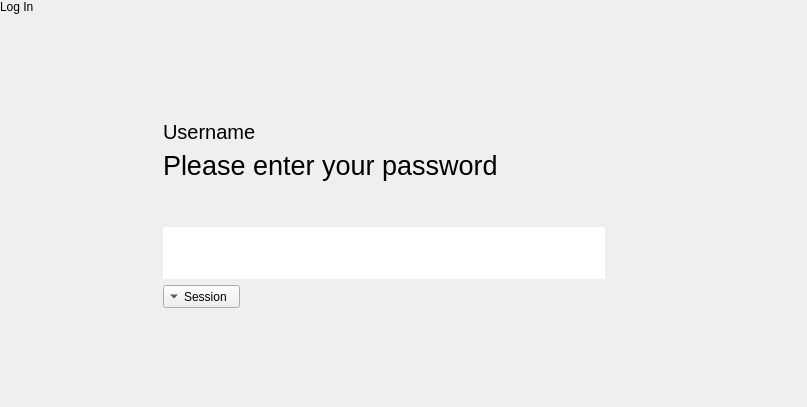
<?xml version="1.0" encoding="UTF-8"?>
<ui version="4.0">
 <class>PasswordPane</class>
 <widget class="QWidget" name="PasswordPane">
  <property name="geometry">
   <rect>
    <x>0</x>
    <y>0</y>
    <width>807</width>
    <height>407</height>
   </rect>
  </property>
  <property name="windowTitle">
   <string notr="true">Form</string>
  </property>
  <layout class="QGridLayout" name="gridLayout">
   <property name="leftMargin">
    <number>0</number>
   </property>
   <property name="topMargin">
    <number>0</number>
   </property>
   <property name="rightMargin">
    <number>0</number>
   </property>
   <property name="bottomMargin">
    <number>0</number>
   </property>
   <property name="horizontalSpacing">
    <number>0</number>
   </property>
   <item row="2" column="1">
    <widget class="QFrame" name="lockFrame">
     <property name="minimumSize">
      <size>
       <width>500</width>
       <height>0</height>
      </size>
     </property>
     <property name="autoFillBackground">
      <bool>false</bool>
     </property>
     <property name="frameShape">
      <enum>QFrame::NoFrame</enum>
     </property>
     <property name="frameShadow">
      <enum>QFrame::Plain</enum>
     </property>
     <property name="lineWidth">
      <number>0</number>
     </property>
     <layout class="QVBoxLayout" name="verticalLayout_2">
      <item>
       <widget class="QLabel" name="usernameLabel">
        <property name="font">
         <font>
          <pointsize>15</pointsize>
         </font>
        </property>
        <property name="text">
         <string notr="true">Username</string>
        </property>
        <property name="buddy">
         <cstring></cstring>
        </property>
       </widget>
      </item>
      <item>
       <widget class="QLabel" name="label_3">
        <property name="font">
         <font>
          <pointsize>20</pointsize>
         </font>
        </property>
        <property name="text">
         <string>Please enter your password</string>
        </property>
       </widget>
      </item>
      <item>
       <spacer name="verticalSpacer_7">
        <property name="orientation">
         <enum>Qt::Vertical</enum>
        </property>
        <property name="sizeType">
         <enum>QSizePolicy::Fixed</enum>
        </property>
        <property name="sizeHint" stdset="0">
         <size>
          <width>20</width>
          <height>40</height>
         </size>
        </property>
       </spacer>
      </item>
      <item>
       <layout class="QVBoxLayout" name="verticalLayout_14">
        <property name="spacing">
         <number>0</number>
        </property>
        <item>
         <layout class="QHBoxLayout" name="horizontalLayout_8">
          <property name="bottomMargin">
           <number>0</number>
          </property>
          <item>
           <widget class="QLineEdit" name="password">
            <property name="font">
             <font>
              <pointsize>30</pointsize>
             </font>
            </property>
            <property name="frame">
             <bool>false</bool>
            </property>
            <property name="echoMode">
             <enum>QLineEdit::Password</enum>
            </property>
            <property name="alignment">
             <set>Qt::AlignCenter</set>
            </property>
            <property name="clearButtonEnabled">
             <bool>false</bool>
            </property>
           </widget>
          </item>
          <item>
           <widget class="QPushButton" name="unlockButton">
            <property name="sizePolicy">
             <sizepolicy hsizetype="Preferred" vsizetype="Preferred">
              <horstretch>0</horstretch>
              <verstretch>0</verstretch>
             </sizepolicy>
            </property>
            <property name="text">
             <string/>
            </property>
            <property name="icon">
             <iconset theme="go-next">
              <normaloff>../tsscreenlock/screenlock</normaloff>../tsscreenlock/screenlock</iconset>
            </property>
            <property name="default">
             <bool>false</bool>
            </property>
            <property name="flat">
             <bool>true</bool>
            </property>
           </widget>
          </item>
         </layout>
        </item>
        <item>
         <layout class="QHBoxLayout" name="horizontalLayout">
          <property name="topMargin">
           <number>6</number>
          </property>
          <item>
           <widget class="QToolButton" name="sessionSelect">
            <property name="text">
             <string notr="true">Session</string>
            </property>
            <property name="popupMode">
             <enum>QToolButton::InstantPopup</enum>
            </property>
            <property name="toolButtonStyle">
             <enum>Qt::ToolButtonTextBesideIcon</enum>
            </property>
            <property name="arrowType">
             <enum>Qt::DownArrow</enum>
            </property>
           </widget>
          </item>
          <item>
           <spacer name="horizontalSpacer_5">
            <property name="orientation">
             <enum>Qt::Horizontal</enum>
            </property>
            <property name="sizeHint" stdset="0">
             <size>
              <width>40</width>
              <height>20</height>
             </size>
            </property>
           </spacer>
          </item>
         </layout>
        </item>
       </layout>
      </item>
     </layout>
    </widget>
   </item>
   <item row="1" column="1">
    <spacer name="verticalSpacer_2">
     <property name="orientation">
      <enum>Qt::Vertical</enum>
     </property>
     <property name="sizeHint" stdset="0">
      <size>
       <width>20</width>
       <height>72</height>
      </size>
     </property>
    </spacer>
   </item>
   <item row="3" column="1">
    <spacer name="verticalSpacer">
     <property name="orientation">
      <enum>Qt::Vertical</enum>
     </property>
     <property name="sizeHint" stdset="0">
      <size>
       <width>20</width>
       <height>72</height>
      </size>
     </property>
    </spacer>
   </item>
   <item row="2" column="2">
    <spacer name="horizontalSpacer_2">
     <property name="orientation">
      <enum>Qt::Horizontal</enum>
     </property>
     <property name="sizeHint" stdset="0">
      <size>
       <width>150</width>
       <height>20</height>
      </size>
     </property>
    </spacer>
   </item>
   <item row="2" column="0">
    <spacer name="horizontalSpacer">
     <property name="orientation">
      <enum>Qt::Horizontal</enum>
     </property>
     <property name="sizeHint" stdset="0">
      <size>
       <width>151</width>
       <height>20</height>
      </size>
     </property>
    </spacer>
   </item>
   <item row="0" column="0" colspan="3">
    <widget class="tTitleLabel" name="titleLabel">
     <property name="text">
      <string>Log In</string>
     </property>
    </widget>
   </item>
  </layout>
 </widget>
 <customwidgets>
  <customwidget>
   <class>tTitleLabel</class>
   <extends>QLabel</extends>
   <header location="global">ttitlelabel.h</header>
   <slots>
    <signal>backButtonClicked()</signal>
   </slots>
  </customwidget>
 </customwidgets>
 <resources/>
 <connections>
  <connection>
   <sender>password</sender>
   <signal>returnPressed()</signal>
   <receiver>unlockButton</receiver>
   <slot>click()</slot>
   <hints>
    <hint type="sourcelabel">
     <x>498</x>
     <y>259</y>
    </hint>
    <hint type="destinationlabel">
     <x>644</x>
     <y>255</y>
    </hint>
   </hints>
  </connection>
 </connections>
</ui>
